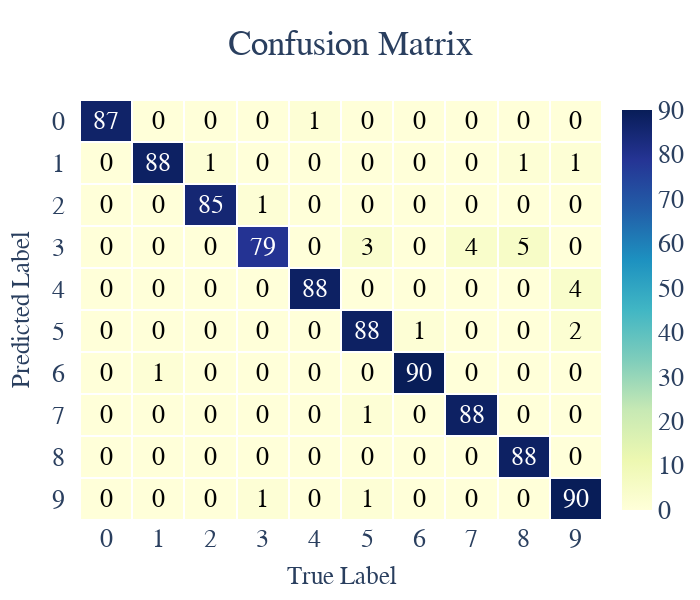

The code cell stored with this chart in its notebook:
### Code cell
cm_create(y_true, y_pred, cmap = 'YlGnBu', display_labels = classifier.classes_)

### Figure 1 — Plotly figure (JSON) as saved in the notebook; plotly's stock layout.template omitted (floating-point values rounded to 4 significant figures)
{"data": [{"colorscale": [[0, "rgb(255,255,217)"], [0.125, "rgb(237,248,177)"], [0.25, "rgb(199,233,180)"], [0.375, "rgb(127,205,187)"], [0.5, "rgb(65,182,196)"], [0.625, "rgb(29,145,192)"], [0.75, "rgb(34,94,168)"], [0.875, "rgb(37,52,148)"], [1, "rgb(8,29,88)"]], "reversescale": false, "showscale": true, "type": "heatmap", "x": [0, 1, 2, 3, 4, 5, 6, 7, 8, 9], "xgap": 2, "y": [0, 1, 2, 3, 4, 5, 6, 7, 8, 9], "ygap": 2, "z": [[87, 0, 0, 0, 1, 0, 0, 0, 0, 0], [0, 88, 1, 0, 0, 0, 0, 0, 1, 1], [0, 0, 85, 1, 0, 0, 0, 0, 0, 0], [0, 0, 0, 79, 0, 3, 0, 4, 5, 0], [0, 0, 0, 0, 88, 0, 0, 0, 0, 4], [0, 0, 0, 0, 0, 88, 1, 0, 0, 2], [0, 1, 0, 0, 0, 0, 90, 0, 0, 0], [0, 0, 0, 0, 0, 1, 0, 88, 0, 0], [0, 0, 0, 0, 0, 0, 0, 0, 88, 0], [0, 0, 0, 1, 0, 1, 0, 0, 0, 90]]}], "layout": {"annotations": [{"font": {"color": "#FFFFFF"}, "showarrow": false, "text": "87", "x": 0, "xref": "x", "y": 0, "yref": "y"}, {"font": {"color": "#000000"}, "showarrow": false, "text": "0", "x": 1, "xref": "x", "y": 0, "yref": "y"}, {"font": {"color": "#000000"}, "showarrow": false, "text": "0", "x": 2, "xref": "x", "y": 0, "yref": "y"}, {"font": {"color": "#000000"}, "showarrow": false, "text": "0", "x": 3, "xref": "x", "y": 0, "yref": "y"}, {"font": {"color": "#000000"}, "showarrow": false, "text": "1", "x": 4, "xref": "x", "y": 0, "yref": "y"}, {"font": {"color": "#000000"}, "showarrow": false, "text": "0", "x": 5, "xref": "x", "y": 0, "yref": "y"}, {"font": {"color": "#000000"}, "showarrow": false, "text": "0", "x": 6, "xref": "x", "y": 0, "yref": "y"}, {"font": {"color": "#000000"}, "showarrow": false, "text": "0", "x": 7, "xref": "x", "y": 0, "yref": "y"}, {"font": {"color": "#000000"}, "showarrow": false, "text": "0", "x": 8, "xref": "x", "y": 0, "yref": "y"}, {"font": {"color": "#000000"}, "showarrow": false, "text": "0", "x": 9, "xref": "x", "y": 0, "yref": "y"}, {"font": {"color": "#000000"}, "showarrow": false, "text": "0", "x": 0, "xref": "x", "y": 1, "yref": "y"}, {"font": {"color": "#FFFFFF"}, "showarrow": false, "text": "88", "x": 1, "xref": "x", "y": 1, "yref": "y"}, {"font": {"color": "#000000"}, "showarrow": false, "text": "1", "x": 2, "xref": "x", "y": 1, "yref": "y"}, {"font": {"color": "#000000"}, "showarrow": false, "text": "0", "x": 3, "xref": "x", "y": 1, "yref": "y"}, {"font": {"color": "#000000"}, "showarrow": false, "text": "0", "x": 4, "xref": "x", "y": 1, "yref": "y"}, {"font": {"color": "#000000"}, "showarrow": false, "text": "0", "x": 5, "xref": "x", "y": 1, "yref": "y"}, {"font": {"color": "#000000"}, "showarrow": false, "text": "0", "x": 6, "xref": "x", "y": 1, "yref": "y"}, {"font": {"color": "#000000"}, "showarrow": false, "text": "0", "x": 7, "xref": "x", "y": 1, "yref": "y"}, {"font": {"color": "#000000"}, "showarrow": false, "text": "1", "x": 8, "xref": "x", "y": 1, "yref": "y"}, {"font": {"color": "#000000"}, "showarrow": false, "text": "1", "x": 9, "xref": "x", "y": 1, "yref": "y"}, {"font": {"color": "#000000"}, "showarrow": false, "text": "0", "x": 0, "xref": "x", "y": 2, "yref": "y"}, {"font": {"color": "#000000"}, "showarrow": false, "text": "0", "x": 1, "xref": "x", "y": 2, "yref": "y"}, {"font": {"color": "#FFFFFF"}, "showarrow": false, "text": "85", "x": 2, "xref": "x", "y": 2, "yref": "y"}, {"font": {"color": "#000000"}, "showarrow": false, "text": "1", "x": 3, "xref": "x", "y": 2, "yref": "y"}, {"font": {"color": "#000000"}, "showarrow": false, "text": "0", "x": 4, "xref": "x", "y": 2, "yref": "y"}, {"font": {"color": "#000000"}, "showarrow": false, "text": "0", "x": 5, "xref": "x", "y": 2, "yref": "y"}, {"font": {"color": "#000000"}, "showarrow": false, "text": "0", "x": 6, "xref": "x", "y": 2, "yref": "y"}, {"font": {"color": "#000000"}, "showarrow": false, "text": "0", "x": 7, "xref": "x", "y": 2, "yref": "y"}, {"font": {"color": "#000000"}, "showarrow": false, "text": "0", "x": 8, "xref": "x", "y": 2, "yref": "y"}, {"font": {"color": "#000000"}, "showarrow": false, "text": "0", "x": 9, "xref": "x", "y": 2, "yref": "y"}, {"font": {"color": "#000000"}, "showarrow": false, "text": "0", "x": 0, "xref": "x", "y": 3, "yref": "y"}, {"font": {"color": "#000000"}, "showarrow": false, "text": "0", "x": 1, "xref": "x", "y": 3, "yref": "y"}, {"font": {"color": "#000000"}, "showarrow": false, "text": "0", "x": 2, "xref": "x", "y": 3, "yref": "y"}, {"font": {"color": "#FFFFFF"}, "showarrow": false, "text": "79", "x": 3, "xref": "x", "y": 3, "yref": "y"}, {"font": {"color": "#000000"}, "showarrow": false, "text": "0", "x": 4, "xref": "x", "y": 3, "yref": "y"}, {"font": {"color": "#000000"}, "showarrow": false, "text": "3", "x": 5, "xref": "x", "y": 3, "yref": "y"}, {"font": {"color": "#000000"}, "showarrow": false, "text": "0", "x": 6, "xref": "x", "y": 3, "yref": "y"}, {"font": {"color": "#000000"}, "showarrow": false, "text": "4", "x": 7, "xref": "x", "y": 3, "yref": "y"}, {"font": {"color": "#000000"}, "showarrow": false, "text": "5", "x": 8, "xref": "x", "y": 3, "yref": "y"}, {"font": {"color": "#000000"}, "showarrow": false, "text": "0", "x": 9, "xref": "x", "y": 3, "yref": "y"}, {"font": {"color": "#000000"}, "showarrow": false, "text": "0", "x": 0, "xref": "x", "y": 4, "yref": "y"}, {"font": {"color": "#000000"}, "showarrow": false, "text": "0", "x": 1, "xref": "x", "y": 4, "yref": "y"}, {"font": {"color": "#000000"}, "showarrow": false, "text": "0", "x": 2, "xref": "x", "y": 4, "yref": "y"}, {"font": {"color": "#000000"}, "showarrow": false, "text": "0", "x": 3, "xref": "x", "y": 4, "yref": "y"}, {"font": {"color": "#FFFFFF"}, "showarrow": false, "text": "88", "x": 4, "xref": "x", "y": 4, "yref": "y"}, {"font": {"color": "#000000"}, "showarrow": false, "text": "0", "x": 5, "xref": "x", "y": 4, "yref": "y"}, {"font": {"color": "#000000"}, "showarrow": false, "text": "0", "x": 6, "xref": "x", "y": 4, "yref": "y"}, {"font": {"color": "#000000"}, "showarrow": false, "text": "0", "x": 7, "xref": "x", "y": 4, "yref": "y"}, {"font": {"color": "#000000"}, "showarrow": false, "text": "0", "x": 8, "xref": "x", "y": 4, "yref": "y"}, {"font": {"color": "#000000"}, "showarrow": false, "text": "4", "x": 9, "xref": "x", "y": 4, "yref": "y"}, {"font": {"color": "#000000"}, "showarrow": false, "text": "0", "x": 0, "xref": "x", "y": 5, "yref": "y"}, {"font": {"color": "#000000"}, "showarrow": false, "text": "0", "x": 1, "xref": "x", "y": 5, "yref": "y"}, {"font": {"color": "#000000"}, "showarrow": false, "text": "0", "x": 2, "xref": "x", "y": 5, "yref": "y"}, {"font": {"color": "#000000"}, "showarrow": false, "text": "0", "x": 3, "xref": "x", "y": 5, "yref": "y"}, {"font": {"color": "#000000"}, "showarrow": false, "text": "0", "x": 4, "xref": "x", "y": 5, "yref": "y"}, {"font": {"color": "#FFFFFF"}, "showarrow": false, "text": "88", "x": 5, "xref": "x", "y": 5, "yref": "y"}, {"font": {"color": "#000000"}, "showarrow": false, "text": "1", "x": 6, "xref": "x", "y": 5, "yref": "y"}, {"font": {"color": "#000000"}, "showarrow": false, "text": "0", "x": 7, "xref": "x", "y": 5, "yref": "y"}, {"font": {"color": "#000000"}, "showarrow": false, "text": "0", "x": 8, "xref": "x", "y": 5, "yref": "y"}, {"font": {"color": "#000000"}, "showarrow": false, "text": "2", "x": 9, "xref": "x", "y": 5, "yref": "y"}, {"font": {"color": "#000000"}, "showarrow": false, "text": "0", "x": 0, "xref": "x", "y": 6, "yref": "y"}, {"font": {"color": "#000000"}, "showarrow": false, "text": "1", "x": 1, "xref": "x", "y": 6, "yref": "y"}, {"font": {"color": "#000000"}, "showarrow": false, "text": "0", "x": 2, "xref": "x", "y": 6, "yref": "y"}, {"font": {"color": "#000000"}, "showarrow": false, "text": "0", "x": 3, "xref": "x", "y": 6, "yref": "y"}, {"font": {"color": "#000000"}, "showarrow": false, "text": "0", "x": 4, "xref": "x", "y": 6, "yref": "y"}, {"font": {"color": "#000000"}, "showarrow": false, "text": "0", "x": 5, "xref": "x", "y": 6, "yref": "y"}, {"font": {"color": "#FFFFFF"}, "showarrow": false, "text": "90", "x": 6, "xref": "x", "y": 6, "yref": "y"}, {"font": {"color": "#000000"}, "showarrow": false, "text": "0", "x": 7, "xref": "x", "y": 6, "yref": "y"}, {"font": {"color": "#000000"}, "showarrow": false, "text": "0", "x": 8, "xref": "x", "y": 6, "yref": "y"}, {"font": {"color": "#000000"}, "showarrow": false, "text": "0", "x": 9, "xref": "x", "y": 6, "yref": "y"}, {"font": {"color": "#000000"}, "showarrow": false, "text": "0", "x": 0, "xref": "x", "y": 7, "yref": "y"}, {"font": {"color": "#000000"}, "showarrow": false, "text": "0", "x": 1, "xref": "x", "y": 7, "yref": "y"}, {"font": {"color": "#000000"}, "showarrow": false, "text": "0", "x": 2, "xref": "x", "y": 7, "yref": "y"}, {"font": {"color": "#000000"}, "showarrow": false, "text": "0", "x": 3, "xref": "x", "y": 7, "yref": "y"}, {"font": {"color": "#000000"}, "showarrow": false, "text": "0", "x": 4, "xref": "x", "y": 7, "yref": "y"}, {"font": {"color": "#000000"}, "showarrow": false, "text": "1", "x": 5, "xref": "x", "y": 7, "yref": "y"}, {"font": {"color": "#000000"}, "showarrow": false, "text": "0", "x": 6, "xref": "x", "y": 7, "yref": "y"}, {"font": {"color": "#FFFFFF"}, "showarrow": false, "text": "88", "x": 7, "xref": "x", "y": 7, "yref": "y"}, {"font": {"color": "#000000"}, "showarrow": false, "text": "0", "x": 8, "xref": "x", "y": 7, "yref": "y"}, {"font": {"color": "#000000"}, "showarrow": false, "text": "0", "x": 9, "xref": "x", "y": 7, "yref": "y"}, {"font": {"color": "#000000"}, "showarrow": false, "text": "0", "x": 0, "xref": "x", "y": 8, "yref": "y"}, {"font": {"color": "#000000"}, "showarrow": false, "text": "0", "x": 1, "xref": "x", "y": 8, "yref": "y"}, {"font": {"color": "#000000"}, "showarrow": false, "text": "0", "x": 2, "xref": "x", "y": 8, "yref": "y"}, {"font": {"color": "#000000"}, "showarrow": false, "text": "0", "x": 3, "xref": "x", "y": 8, "yref": "y"}, {"font": {"color": "#000000"}, "showarrow": false, "text": "0", "x": 4, "xref": "x", "y": 8, "yref": "y"}, {"font": {"color": "#000000"}, "showarrow": false, "text": "0", "x": 5, "xref": "x", "y": 8, "yref": "y"}, {"font": {"color": "#000000"}, "showarrow": false, "text": "0", "x": 6, "xref": "x", "y": 8, "yref": "y"}, {"font": {"color": "#000000"}, "showarrow": false, "text": "0", "x": 7, "xref": "x", "y": 8, "yref": "y"}, {"font": {"color": "#FFFFFF"}, "showarrow": false, "text": "88", "x": 8, "xref": "x", "y": 8, "yref": "y"}, {"font": {"color": "#000000"}, "showarrow": false, "text": "0", "x": 9, "xref": "x", "y": 8, "yref": "y"}, {"font": {"color": "#000000"}, "showarrow": false, "text": "0", "x": 0, "xref": "x", "y": 9, "yref": "y"}, {"font": {"color": "#000000"}, "showarrow": false, "text": "0", "x": 1, "xref": "x", "y": 9, "yref": "y"}, {"font": {"color": "#000000"}, "showarrow": false, "text": "0", "x": 2, "xref": "x", "y": 9, "yref": "y"}, {"font": {"color": "#000000"}, "showarrow": false, "text": "1", "x": 3, "xref": "x", "y": 9, "yref": "y"}, {"font": {"color": "#000000"}, "showarrow": false, "text": "0", "x": 4, "xref": "x", "y": 9, "yref": "y"}, {"font": {"color": "#000000"}, "showarrow": false, "text": "1", "x": 5, "xref": "x", "y": 9, "yref": "y"}, {"font": {"color": "#000000"}, "showarrow": false, "text": "0", "x": 6, "xref": "x", "y": 9, "yref": "y"}, {"font": {"color": "#000000"}, "showarrow": false, "text": "0", "x": 7, "xref": "x", "y": 9, "yref": "y"}, {"font": {"color": "#000000"}, "showarrow": false, "text": "0", "x": 8, "xref": "x", "y": 9, "yref": "y"}, {"font": {"color": "#FFFFFF"}, "showarrow": false, "text": "90", "x": 9, "xref": "x", "y": 9, "yref": "y"}], "autosize": false, "font": {"family": "Arial", "size": 25.5}, "height": 600, "showlegend": false, "title": {"font": {"size": 35}, "text": "Confusion Matrix", "x": 0.5, "y": 0.95}, "width": 700, "xaxis": {"dtick": 1, "gridcolor": "rgb(0, 0, 0)", "showgrid": false, "side": "bottom", "ticks": "", "title": {"font": {"size": 25}, "text": "True Label"}, "zeroline": false}, "yaxis": {"autorange": "reversed", "dtick": 1, "showgrid": false, "ticks": "", "ticksuffix": "  ", "title": {"font": {"size": 25}, "text": "Predicted Label"}, "zeroline": false}}}
